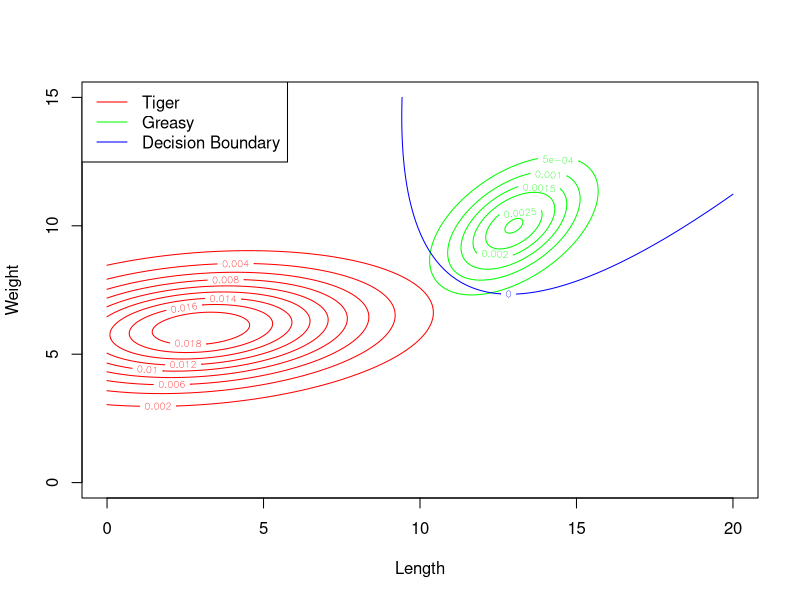

Here is the R script that generated this plot:
rm(list = ls())
#####
mu_t = matrix(
  c(3, 6),
  nrow = 2,
  ncol = 1)
Sigma_t = matrix(
  c(12, 1, 1, 2),
  nrow = 2,
  ncol = 2)
Det_t = det(Sigma_t)
Inv_t = matrix(
  c(2/Det_t, -1/Det_t, -1/Det_t, 12/Det_t),
  nrow = 2,
  ncol = 2)

mu_g = matrix(
  c(13, 10),
  nrow = 2,
  ncol = 1)
Sigma_g = matrix(
  c(2, 1, 1, 2),
  nrow = 2,
  ncol = 2)
Det_g = det(Sigma_g)
Inv_g = matrix(
  c(2/Det_g, -1/Det_g, -1/Det_g, 2/Det_g),
  nrow = 2,
  ncol = 2)

L = 501
l = seq(0, 20, length = L)
w = seq(0, 15, length = L)

posterior_t = function(l, w){
  a <- (l-mu_t[1,1])*Inv_t[1,1] + (w-mu_t[2,1])*Inv_t[2,1]
  b <- (l-mu_t[1,1])*Inv_t[1,2] + (w-mu_t[2,1])*Inv_t[2,2]
  v <- a*(l-mu_t[1,1]) + b*(w-mu_t[2,1])
  exp(-v/2)/(2*pi*sqrt(Det_t))
}
posterior_g = function(l, w){
  a <- (l-mu_g[1,1])*Inv_g[1,1] + (w-mu_g[2,1])*Inv_g[2,1]
  b <- (l-mu_g[1,1])*Inv_g[1,2] + (w-mu_g[2,1])*Inv_g[2,2]
  v <- a*(l-mu_g[1,1]) + b*(w-mu_g[2,1])
  exp(-v/2)/(2*pi*sqrt(Det_g))
}

f_t = function(l, w){
  0.9 * 2/3 * posterior_t(l, w)
}
f_g = function(l, w){
  0.1 * 1/3 * posterior_g(l, w)
}
f_z = function(l, w){
  f_t(l, w) - f_g(l, w)
}

z_t = outer(l, w, f_t)
z_g = outer(l, w, f_g)
decision_boundary = outer(l, w, f_z)

contour(x = l, y = w, z_t, col = 'red', drawlabel=TRUE)
contour(x = l, y = w, z_g, col = 'green', drawlabel=TRUE, add=TRUE)
contour(x = l, y = w, decision_boundary, col = 'blue', levels = 0, drawlabel=TRUE, add=TRUE)
title(xlab = "Length", ylab = "Weight")
legend(par('usr')[1], par('usr')[4], xjust = 0, 
       c('Tiger', "Greasy", "Decision Boundary"), 
       lwd = c(1, 1), lty = c(1, 1), 
       col = c('red', 'green','blue'))
#####